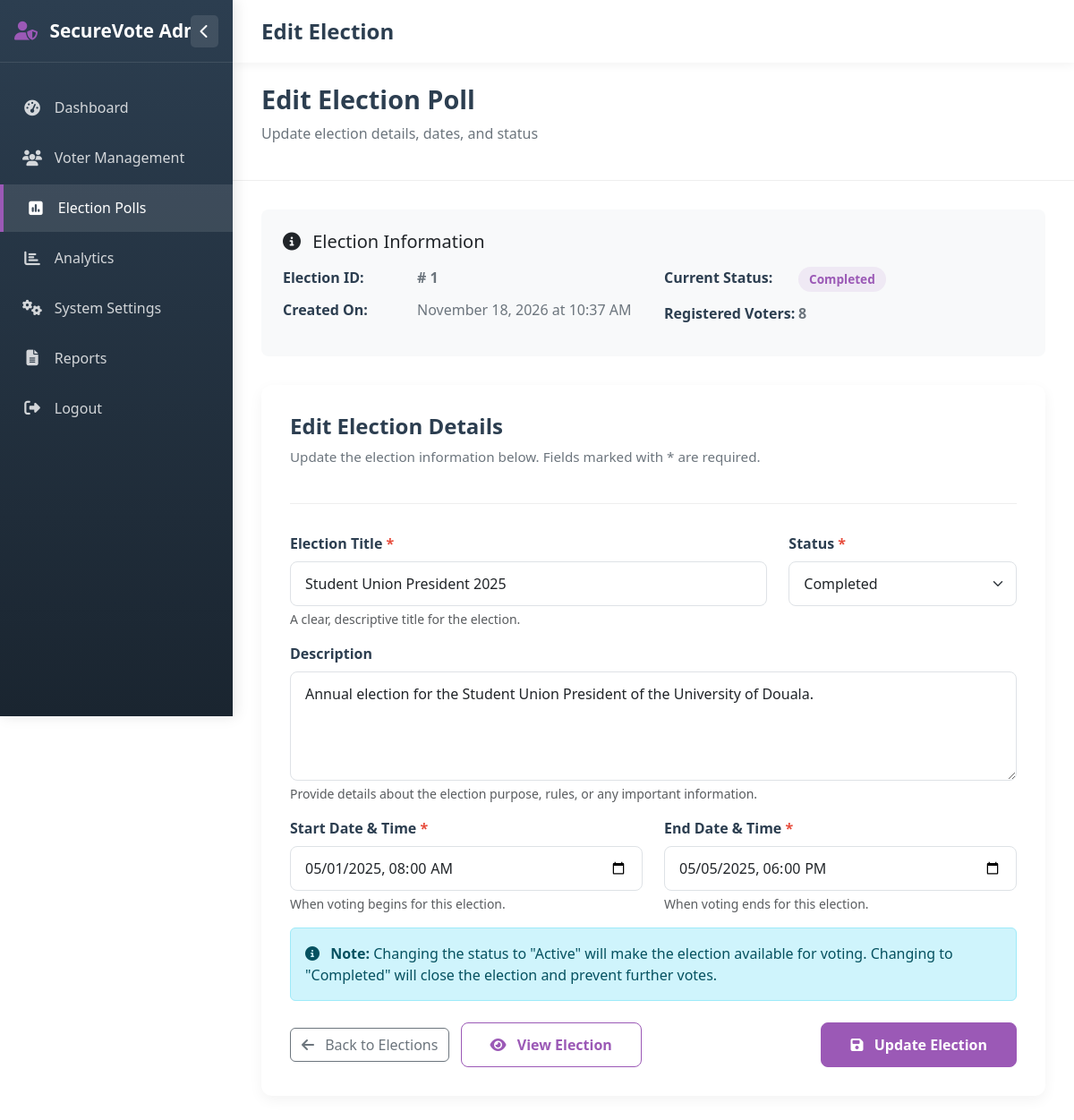
The page /edit_election.php?id=1 (signed in) on the database its author committed.
### tables this page shows
CREATE TABLE IF NOT EXISTS `elections` (
  `id` int NOT NULL AUTO_INCREMENT,
  `title` varchar(200) NOT NULL,
  `description` text,
  `start_datetime` datetime NOT NULL,
  `end_datetime` datetime NOT NULL,
  `status` enum('draft','upcoming','active','completed','cancelled') DEFAULT 'draft',
  `created_at` timestamp NULL DEFAULT CURRENT_TIMESTAMP,
  PRIMARY KEY (`id`)
);

### app/model/elections.php (called while the page is built, shortened)
<?php
function get_all_elections($conn)
{
    $sql = "SELECT * FROM elections ORDER BY created_at DESC";
    $stmt = $conn->prepare($sql);
    $stmt->execute();
    if ($stmt->rowCount() > 0) {
        return $stmt->fetchAll();
    } else {
        return 0;
    }
}
function get_election_by_id($conn, $election_id)
{
    $sql = "SELECT * FROM elections WHERE id = ?";
    $stmt = $conn->prepare($sql);
    $stmt->execute([$election_id]);
    if ($stmt->rowCount() > 0) {
        return $stmt->fetch();
    } else {
        return 0;
    }
}
function get_election_statistics($conn, $election_id)
{
    $sql = "SELECT
            e.*,
            COUNT(DISTINCT c.id) as total_candidates,
            COUNT(DISTINCT v.id) as total_voters_registered,
            COUNT(DISTINCT vt.id) as total_votes_cast
            FROM elections e
            LEFT JOIN candidates c ON e.id = c.election_id
            LEFT JOIN voters v ON v.status = 'verified'
            LEFT JOIN votes vt ON e.id = vt.election_id AND vt.status = 'verified'
            WHERE e.id = ?
            GROUP BY e.id";
    $stmt = $conn->prepare($sql);
    $stmt->execute([$election_id]);
    if ($stmt->rowCount() > 0) {
        return $stmt->fetch();
    } else {
        return 0;
    }
}
?>

### election_status.php (called while the page is built, shortened)
<?php
$elecs = get_all_elections($conn);
?>

### edit_election.php (the view, shortened to what this page needs)
<?php
include "db_connection.php";
include "app/model/elections.php";
$election_id = $_GET['id'];
$election = get_election_by_id($conn, $election_id);
$statistics = get_election_statistics($conn, $election_id);
include "election_status.php";
$start_date = date('Y-m-d\TH:i', strtotime($election['start_datetime']));
$end_date = date('Y-m-d\TH:i', strtotime($election['end_datetime']));
?>
<!DOCTYPE html>
<html lang="en">
<head>
    <link rel="stylesheet" href="css/style.css">
    <link href="https://cdn.jsdelivr.net/npm/bootstrap@5.3.0-alpha1/dist/css/bootstrap.min.css" rel="stylesheet">
    <link rel="stylesheet" href="https://cdnjs.cloudflare.com/ajax/libs/font-awesome/6.4.0/css/all.min.css">
    <link rel="stylesheet" href="https://cdn.jsdelivr.net/npm/sweetalert2@11/dist/sweetalert2.min.css">
</head>
<body>
    <?php include "include/sidebar.php" ?>
    <div id="main-content">
        <header id="main-header">
            <div class="header-left">
                <h1>Edit Election</h1>
            </div>
        </header>
        <div class="page-header">
            <h2 class="page-title">Edit Election Poll</h2>
            <p class="page-subtitle">Update election details, dates, and status</p>
        </div>
        <main class="dashboard-content">
            <div class="info-card">
                <h5 class="mb-3"><i class="fas fa-info-circle me-2"></i> Election Information</h5>
                <div class="row">
                    <div class="col-md-6">
                        <div class="info-item">
                            <div class="info-label">Election ID:</div>
                            <div class="info-value"><strong>#
                                    <?= $election['id'] ?>
                                </strong></div>
                        </div>
                        <div class="info-item">
                            <div class="info-label">Created On:</div>
                            <div class="info-value">
                                <?= date('F d, Y \a\t h:i A', strtotime($election['created_at'])) ?>
                            </div>
                        </div>
                    </div>
                    <div class="col-md-6">
                        <div class="info-item">
                            <div class="info-label">Current Status:</div>
                            <div class="info-value">
                                <?php
                                $status_badge = '';
                                switch ($election['status']) {
                                    case 'completed':
                                        $status_badge = 'status-completed';
                                        break;
                                }
                                ?>
                                <span class="status-badge <?= $status_badge ?>">
                                    <?= ucfirst($election['status']) ?>
                                </span>
                            </div>
                        </div>
                        <div class="info-item">
                            <div class="info-label">Registered Voters:</div>
                            <div class="info-value"><strong>
                                    <?= $statistics['total_voters_registered'] ?? 0 ?>
                                </strong></div>
                        </div>
                    </div>
                </div>
            </div>
            <div class="form-container">
                <div class="form-header">
                    <h3>Edit Election Details</h3>
                    <p class="subtitle">Update the election information below. Fields marked with * are required.</p>
                </div>
                <form method="POST" action="" id="editElectionForm">
                    <div class="row">
                        <div class="col-md-8 mb-3">
                            <label for="title" class="form-label required">Election Title</label>
                            <input type="text" class="form-control" id="title" name="title"
                                value="<?= htmlspecialchars($election['title']) ?>" placeholder="Enter election title"
                                required>
                            <div class="form-text">A clear, descriptive title for the election.</div>
                        </div>
                        <div class="col-md-4 mb-3">
                            <label for="status" class="form-label required">Status</label>
                            <select class="form-select" id="status" name="status" required>
                                <option value="completed" <?= $election['status'] == 'completed' ? 'selected' : '' ?>
                                    >Completed</option>
                            </select>
                        </div>
                    </div>
                    <div class="mb-3">
                        <label for="description" class="form-label">Description</label>
                        <textarea class="form-control" id="description" name="description" rows="4"
                            placeholder="Enter election description (optional)"><?= htmlspecialchars($election['description']) ?></textarea>
                        <div class="form-text">Provide details about the election purpose, rules, or any important
                            information.</div>
                    </div>
                    <div class="row">
                        <div class="col-md-6 mb-3">
                            <label for="start_datetime" class="form-label required">Start Date & Time</label>
                            <input type="datetime-local" class="form-control" id="start_datetime" name="start_datetime"
                                value="<?= $start_date ?>" required>
                            <div class="form-text">When voting begins for this election.</div>
                        </div>
                        <div class="col-md-6 mb-3">
                            <label for="end_datetime" class="form-label required">End Date & Time</label>
                            <input type="datetime-local" class="form-control" id="end_datetime" name="end_datetime"
                                value="<?= $end_date ?>" required>
                            <div class="form-text">When voting ends for this election.</div>
                        </div>
                    </div>
                    <div class="alert alert-info">
                        <i class="fas fa-info-circle me-2"></i>
                        <strong>Note:</strong> Changing the status to "Active" will make the election available for
                        voting.
                        Changing to "Completed" will close the election and prevent further votes.
                    </div>
                    <div class="d-flex justify-content-between mt-4">
                        <div>
                            <a href="election_polls.php" class="btn btn-outline-secondary">
                                <i class="fas fa-arrow-left me-2"></i> Back to Elections
                            </a>
                            <a href="view_election.php?id=<?= $election['id'] ?>" class="btn btn-outline-purple ms-2">
                                <i class="fas fa-eye me-2"></i> View Election
                            </a>
                        </div>
                        <div>
                            <button type="submit" class="btn btn-purple">
                                <i class="fas fa-save me-2"></i> Update Election
                            </button>
                        </div>
                    </div>
                </form>
            </div>
        </main>
    </div>
</body>
</html>

### css/style.css (style rules this page uses)
body { font-family: 'Poppins', sans-serif; background-color: #f5f7fa; color: #333; line-height: 1.6; min-height: 100vh; overflow-x: hidden; }

### edit_election.php (style rules this page uses)
:root { --primary-color: #2c3e50; --secondary-color: #3498db; --accent-color: #1abc9c; --admin-color: #9b59b6; --light-color: #f8f9fa; --dark-color: #2c3e50; --danger-color: #e74c3c; --success-color: #27ae60; --warning-color: #f39c12; --sidebar-width: 260px; --sidebar-collapsed-width: 70px; --header-height: 70px; }
* { margin: 0; padding: 0; box-sizing: border-box; }
#main-content { margin-left: var(--sidebar-width); transition: all 0.3s ease; min-height: 100vh; }
#main-header { background-color: white; height: var(--header-height); box-shadow: 0 3px 10px rgba(0, 0, 0, 0.05); display: flex; align-items: center; justify-content: space-between; padding: 0 2rem; position: sticky; top: 0; z-index: 999; }
.header-left h1 { font-size: 1.5rem; font-weight: 600; color: var(--primary-color); margin: 0; }
.page-header { background-color: white; padding: 1.5rem 2rem; border-bottom: 1px solid #eee; margin-bottom: 2rem; }
.page-title { font-size: 1.8rem; font-weight: 700; color: var(--primary-color); margin-bottom: 0.5rem; }
.page-subtitle { color: #6c757d; font-size: 1rem; }
.dashboard-content { padding: 0 2rem 2rem; }
.form-container { background-color: white; border-radius: 12px; box-shadow: 0 5px 15px rgba(0, 0, 0, 0.05); padding: 2rem; margin-bottom: 2rem; }
.form-header { border-bottom: 1px solid #eee; padding-bottom: 1.5rem; margin-bottom: 2rem; }
.form-header h3 { font-size: 1.5rem; font-weight: 600; color: var(--primary-color); margin: 0; }
.form-header .subtitle { color: #6c757d; font-size: 0.95rem; margin-top: 0.5rem; }
.form-label { font-weight: 600; color: var(--primary-color); margin-bottom: 0.5rem; }
.form-control, .form-select { border-radius: 8px; border: 1px solid #dee2e6; padding: 0.75rem 1rem; transition: all 0.3s ease; }
.required::after { content: " *"; color: var(--danger-color); }
.btn-purple { background-color: var(--admin-color); border-color: var(--admin-color); color: white; padding: 0.75rem 2rem; font-weight: 600; border-radius: 8px; transition: all 0.3s ease; }
.btn-outline-purple { border-color: var(--admin-color); color: var(--admin-color); padding: 0.75rem 2rem; font-weight: 600; border-radius: 8px; transition: all 0.3s ease; }
.status-badge { padding: 0.25rem 0.75rem; border-radius: 20px; font-size: 0.85rem; font-weight: 600; display: inline-block; }
.status-completed { background-color: rgba(155, 89, 182, 0.1); color: var(--admin-color); }
.info-card { background-color: #f8f9fa; border-radius: 8px; padding: 1.5rem; margin-bottom: 2rem; }
.info-item { display: flex; margin-bottom: 0.75rem; }
.info-label { font-weight: 600; color: var(--primary-color); min-width: 150px; }
.info-value { color: #6c757d; }

### rows shown on the page
elections: id "1", created_at "November 18, 2026 at 10:37 AM", status "Completed", title "Student Union President 2025", description "Annual election for the Student Union President of the University of Douala.", start_datetime "05/01/2025 08:00", end_datetime "05/05/2025 18:00"

### other values the page prints
$statistics['total_voters_registered'] "8"
